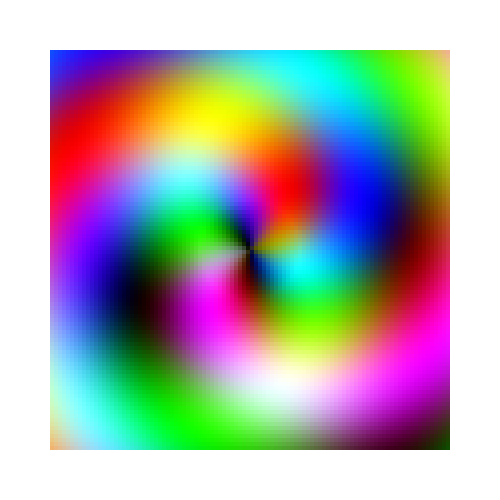
Frame 1 (no input)
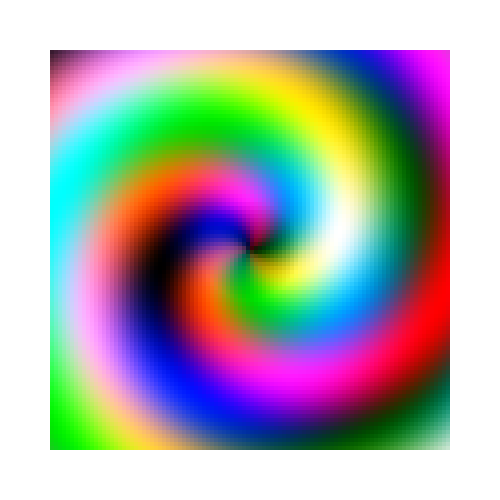
Frame 2 (the mouse pressed at the canvas centre, redrawn once)

The p5.js sketch that drew these frames (run headless with seeded random() and noise() and a simulated clock; the mouse was pressed at the canvas centre and the sketch redrawn once):

// p5.js sketch
// ── sketch.js
/*
Genuary 2022
JAN.1 "Draw 10,000 of something."

By Roni Kaufman
https://ronikaufman.github.io
*/

function setup() {
  createCanvas(500, 500);
  noLoop();
  noStroke();
}

function draw() {
  background(255);

  let margin = 50;
  let s = (width-2*margin)/100;
  let a1 = random(20, 50), b1 = floor(random(1, 6))*random([-1, 1]), c1 = random(TAU);
  let a2 = random(20, 50), b2 = floor(random(1, 6))*random([-1, 1]), c2 = random(TAU);
  let a3 = random(20, 50), b3 = floor(random(1, 6))*random([-1, 1]), c3 = random(TAU);
  for (let x = margin; x < width-margin; x += s) {
    for (let y = margin; y < height-margin; y += s) {
      let d = dist(x+s/2, y+s/2, width/2, height/2);
      let theta = atan2(y+s/2 - height/2, x+s/2 - width/2);
      let r = spiral(d, theta, a1, b1, c1);
      let g = spiral(d, theta, a2, b2, c2);
      let b = spiral(d, theta, a3, b3, c3);
      fill(r, g, b)
      square(x, y, s);
    }
  }
}

function spiral(d, theta, a, b, c) {
  return map(sin(theta*b + d/a + c), -1, 1, 0, 255) * (d < 50 ? sqrt(d/50) : 1);
}
